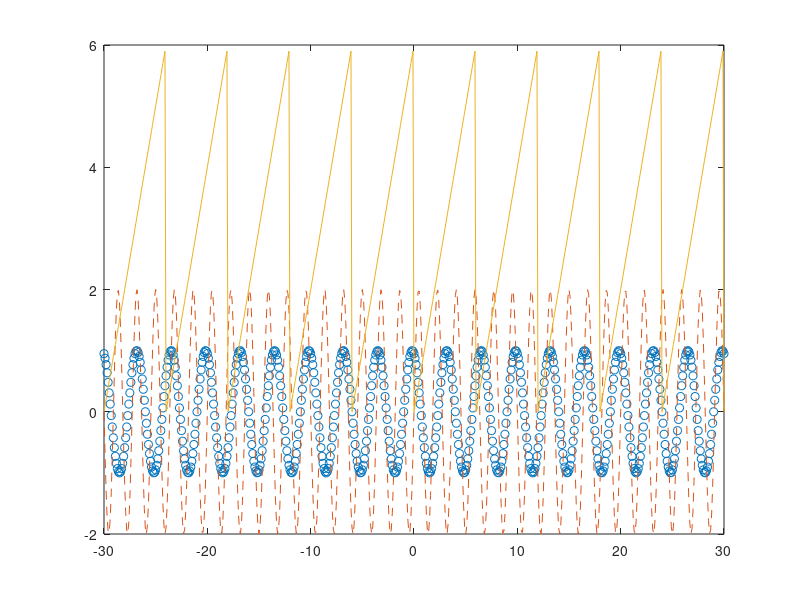

MATLAB code to generate this figure:
clc; clear all; close all;
n=-30:0.1:30;
y1=sin(0.6*pi*n + 0.6*pi);
y2=2*cos(1.1*pi*n -0.5*pi);
y3=mod(n,6);
plot(n,y1,"o",n,y2,"--",n,y3);
